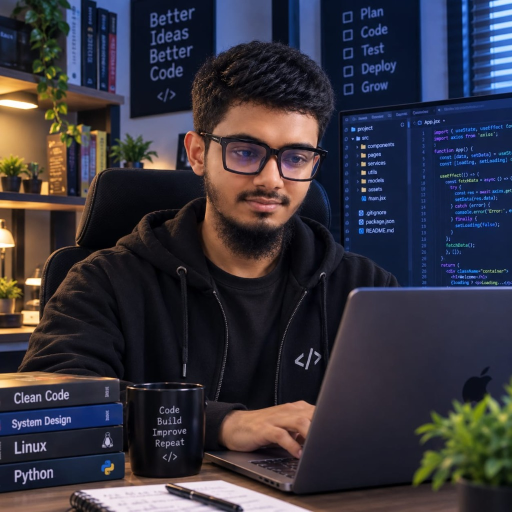
#> input picture assets/jubayer_dev_laptop.jpg, 1024 x 1024 px (shown at 1/2 size)
$ python youtube_thumbnail_maker.py
#> lines starting #> are read from the running program, lines starting #| are printed output that depends on the picture
# -*- coding: utf-8 -*-
"""
=============================================================================
🖼️ YOUTUBE THUMBNAIL MAKER (HIGH-CTR 1280x720 16:9 MASTER EDITION)
=============================================================================
ইউটিউব ডকুমেন্টারি ভিডিওর জন্য উচ্চ-ক্লিক রেট (High-CTR) ১২৮০x৭২০ সাইজের
প্রফেশনাল থাম্বনেইল তৈরি করে।
এতে রয়েছে সাইবার নিয়ন ভিজ্যুয়াল, জুবায়েরের স্টুডিও পোর্ট্রেট, HUD রিং এবং
FFmpeg HarfBuzz ইঞ্জিন দ্বারা ১০০% নির্ভুল বাংলা যুক্তাক্ষর টাইপোগ্রাফি।
=============================================================================
"""

import os
import sys
import subprocess
import math
from pathlib import Path
from PIL import Image, ImageDraw, ImageFilter, ImageEnhance

if sys.platform == "win32":
    try:
        sys.stdout.reconfigure(encoding="utf-8")
        sys.stderr.reconfigure(encoding="utf-8")
    except Exception:
        pass

ROOT_DIR = Path(__file__).resolve().parent.parent
if str(ROOT_DIR) not in sys.path:
    sys.path.insert(0, str(ROOT_DIR))

from src.config import OUTPUT_DIR, TEMP_DIR

FONT_REL_PATH = "assets/fonts/HindSiliguri-Bold.ttf"
PRESENTER_IMG_PATH = ROOT_DIR / "assets" / "jubayer_dev_laptop.jpg"


# [10 lines left out: function extract_video_frame, not called in this run]


def generate_youtube_thumbnail(
    title: str = "কোয়ান্টাম কম্পিউটার: সুপারকম্পিউটারের সমাপ্তি?",
    short_title: str = "কোয়ান্টাম বিপ্লব",
    highlight_tag: str = "⚡ কোটি গুণ দ্রুত গতি!",
    theme: str = "quantum",
    bg_clip_name: str = "quantum_server_room.mp4",
    out_path: Path = None
) -> Path:
#> called with short_title = 'কোয়ান্টাম বিপ্লব', highlight_tag = '⚡ কোটি গুণ দ্রুত গতি!', theme = 'quantum', bg_clip_name = 'quantum_server_room.mp4'
    TEMP_DIR.mkdir(parents=True, exist_ok=True)
    OUTPUT_DIR.mkdir(parents=True, exist_ok=True)

    if out_path is None:
        out_path = OUTPUT_DIR / "youtube_thumbnail.jpg"

    width, height = 1280, 720

    bg_clip_file = ROOT_DIR / "assets" / "tech_clips" / bg_clip_name
    extracted_bg = TEMP_DIR / "yt_thumb_extracted_bg.png"

    if bg_clip_file.exists():
        try:
            extract_video_frame(bg_clip_file, extracted_bg, time_sec=1.5)
            bg_img = Image.open(extracted_bg).convert("RGBA")
            bg_img = bg_img.filter(ImageFilter.GaussianBlur(radius=2.5))
            enhancer = ImageEnhance.Brightness(bg_img)
            bg_img = enhancer.enhance(0.45)
        except Exception:
            bg_img = Image.new("RGBA", (width, height), (4, 7, 18, 255))
    else:
        bg_img = Image.new("RGBA", (width, height), (4, 7, 18, 255))
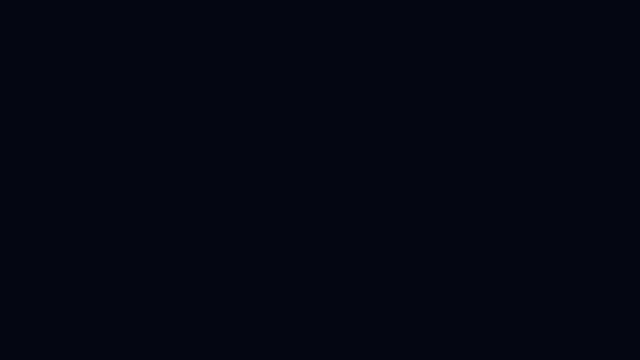
#> bg_img: PIL image 1280x720 RGBA (shown at 1/2 size); mean R, G, B, A 4, 7, 18, 255

    glow = Image.new("RGBA", (width, height), (0, 0, 0, 0))
#> glow: PIL image 1280x720 RGBA; every value is 0
    g_draw = ImageDraw.Draw(glow)

    for x in range(0, 800):
        alpha = int(220 * (1 - (x / 800) ** 1.5))
        g_draw.line([(x, 0), (x, height)], fill=(4, 6, 16, alpha), width=1)

    for r in range(400, 0, -15):
        alpha = int(60 * (1 - r / 400))
        g_draw.ellipse([(150 - r, 100 - r), (150 + r, 100 + r)], fill=(0, 240, 255, alpha))

    for r in range(450, 0, -15):
        alpha = int(70 * (1 - r / 450))
        g_draw.ellipse([(1050 - r, 550 - r), (1050 + r, 550 + r)], fill=(255, 0, 110, alpha))

    for r in range(350, 0, -12):
        alpha = int(50 * (1 - r / 350))
        g_draw.ellipse([(1000 - r, 360 - r), (1000 + r, 360 + r)], fill=(120, 40, 240, alpha))

    canvas = Image.alpha_composite(bg_img, glow)
    draw = ImageDraw.Draw(canvas)

    for x in range(40, width - 40, 60):
        for y in range(40, height - 40, 60):
            draw.ellipse([(x - 1, y - 1), (x + 1, y + 1)], fill=(255, 255, 255, 20))

    draw.line([(40, 40), (750, 40)], fill=(0, 240, 255, 120), width=2)
    draw.line([(40, 43), (250, 43)], fill=(255, 0, 110, 200), width=2)

    bracket_len = 30
    for bx, by, dx, dy in [(30, 30, 1, 1), (width - 30, 30, -1, 1), (30, height - 30, 1, -1), (width - 30, height - 30, -1, -1)]:
        draw.line([(bx, by), (bx + dx * bracket_len, by)], fill=(0, 240, 255, 220), width=3)
        draw.line([(bx, by), (bx, by + dy * bracket_len)], fill=(0, 240, 255, 220), width=3)

    if PRESENTER_IMG_PATH.exists():
        p_img = Image.open(PRESENTER_IMG_PATH).convert("RGBA")
        dia = 460
        mask = Image.new("L", (dia, dia), 0)
#> mask: PIL image 460x460 L; every value is 0
        m_draw = ImageDraw.Draw(mask)
        m_draw.ellipse([(0, 0), (dia, dia)], fill=255)

        p_resized = p_img.resize((dia, dia), Image.Resampling.LANCZOS)
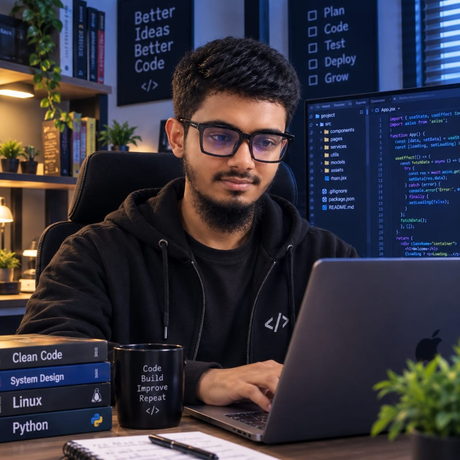
#> p_resized: PIL image 460x460 RGBA; mean R, G, B, A 53.5, 51.6, 62.1, 255
        p_crop = Image.new("RGBA", (dia, dia), (0, 0, 0, 0))
#> p_crop: PIL image 460x460 RGBA; every value is 0
        p_crop.paste(p_resized, (0, 0), mask)
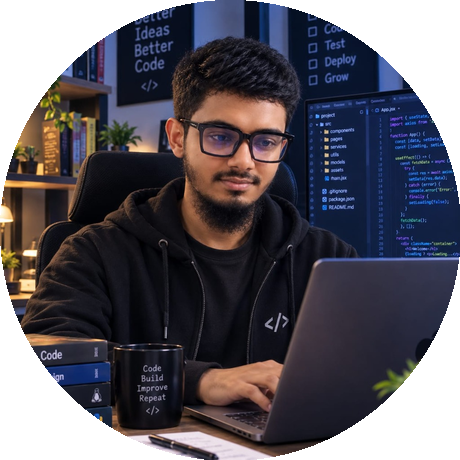
#> p_crop: PIL image 460x460 RGBA; mean R, G, B, A 39.7, 36.7, 45.1, 201; transparent parts drawn white

        px = width - dia - 60
        py = (height - dia) // 2
        canvas.paste(p_crop, (px, py), p_crop)
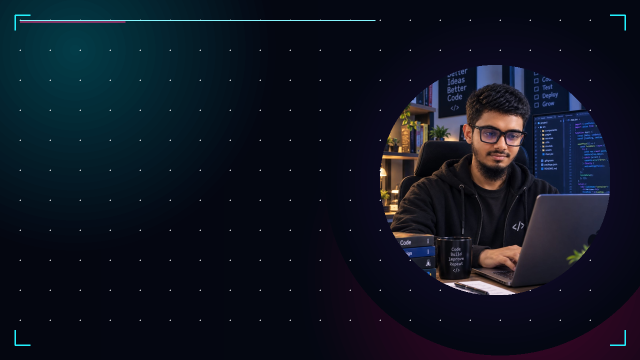
#> canvas: PIL image 1280x720 RGBA (shown at 1/2 size); mean R, G, B, A 14.4, 20.4, 32.9, 254.5; transparent parts drawn white

        cx = px + dia // 2
        cy = py + dia // 2
        r_outer = dia // 2 + 8
        draw.ellipse([(cx - r_outer, cy - r_outer), (cx + r_outer, cy + r_outer)], outline=(0, 240, 255, 230), width=3)

        r_glow = dia // 2 + 14
        draw.ellipse([(cx - r_glow, cy - r_glow), (cx + r_glow, cy + r_glow)], outline=(255, 0, 110, 150), width=2)

        for deg in range(0, 360, 20):
            rad = math.radians(deg)
            x1 = cx + int((r_outer + 4) * math.cos(rad))
            y1 = cy + int((r_outer + 4) * math.sin(rad))
            x2 = cx + int((r_outer + 12) * math.cos(rad))
            y2 = cy + int((r_outer + 12) * math.sin(rad))
            draw.line([(x1, y1), (x2, y2)], fill=(0, 240, 255, 180), width=2)

        b_w, b_h = 280, 48
        b_x = cx - b_w // 2
        b_y = py + dia - 24
        draw.rounded_rectangle([(b_x, b_y), (b_x + b_w, b_y + b_h)], radius=12, fill=(8, 14, 30, 245), outline=(0, 240, 255, 220), width=2)

    draw.rounded_rectangle([(50, 60), (380, 105)], radius=10, fill=(15, 23, 42, 230), outline=(255, 0, 110, 220), width=2)
    draw.ellipse([(66, 75), (80, 89)], fill=(255, 0, 110, 255))

    draw.rounded_rectangle([(50, 450), (640, 525)], radius=14, fill=(255, 183, 3, 235), outline=(255, 240, 150, 255), width=2)

    draw.rounded_rectangle([(50, 630), (190, 675)], radius=8, fill=(10, 25, 47, 230), outline=(0, 240, 255, 160), width=2)
    draw.rounded_rectangle([(210, 630), (420, 675)], radius=8, fill=(20, 10, 35, 230), outline=(255, 0, 110, 160), width=2)
    draw.rounded_rectangle([(440, 630), (660, 675)], radius=8, fill=(10, 30, 20, 230), outline=(0, 230, 150, 160), width=2)

    temp_base = TEMP_DIR / "yt_thumb_base.png"
    canvas.convert("RGB").save(temp_base, format="PNG")
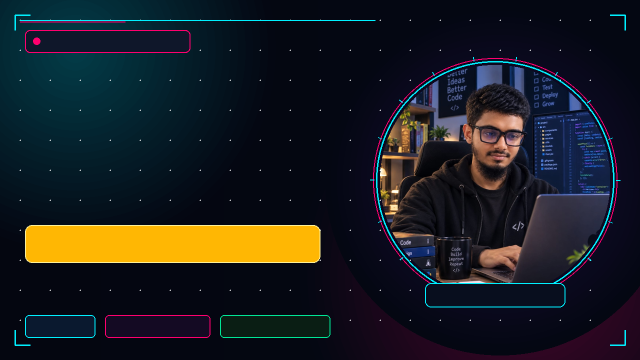
#> saved as yt_thumb_base.png: PIL image 1280x720 RGB (shown at 1/2 size); mean R, G, B 27.8, 30.4, 34.3
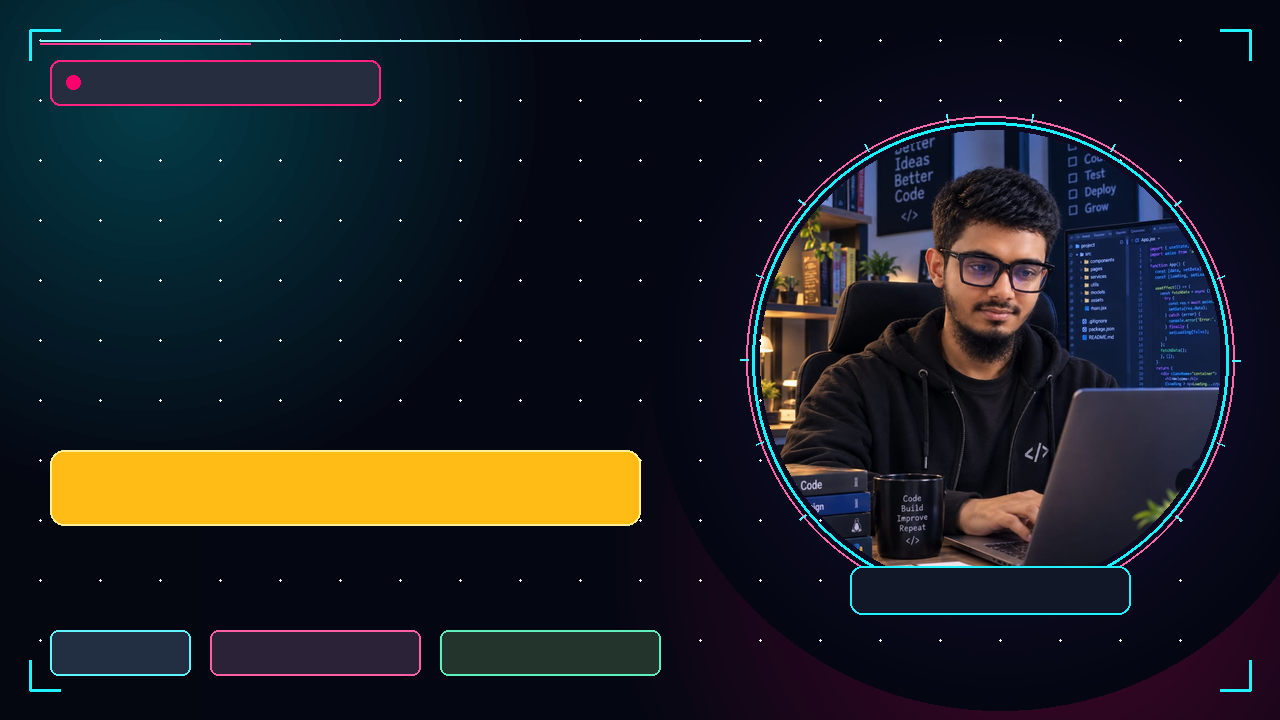
#> canvas: PIL image 1280x720 RGBA; mean R, G, B, A 27.8, 30.4, 34.3, 251.8; transparent parts drawn white

    filters = []

    f_cat = TEMP_DIR / "yt_txt_cat.txt"
    with open(f_cat, "w", encoding="utf-8") as f:
        f.write("TECH DOCUMENTARY 2026")
    filters.append(f"drawtext=fontfile='{FONT_REL_PATH}':textfile='temp/yt_txt_cat.txt':fontsize=20:fontcolor=#FFFFFF:x=95:y=72")

    f_wm = TEMP_DIR / "yt_txt_wm.txt"
    with open(f_wm, "w", encoding="utf-8") as f:
        f.write("</> JUBAYER.DEV | EXCLUSIVE")
    filters.append(f"drawtext=fontfile='{FONT_REL_PATH}':textfile='temp/yt_txt_wm.txt':fontsize=20:fontcolor=#00E5FF:x=940:y=45")

    f_name = TEMP_DIR / "yt_txt_name.txt"
    with open(f_name, "w", encoding="utf-8") as f:
        f.write("JUBAYER // DEV & AI SPECIALIST")
    filters.append(f"drawtext=fontfile='{FONT_REL_PATH}':textfile='temp/yt_txt_name.txt':fontsize=16:fontcolor=#38BDF8:x=875:y=594")

    f_title1 = TEMP_DIR / "yt_txt_title1.txt"
    with open(f_title1, "w", encoding="utf-8") as f:
        f.write(short_title)
    filters.append(f"drawtext=fontfile='{FONT_REL_PATH}':textfile='temp/yt_txt_title1.txt':fontsize=70:fontcolor=#000000:x=56:y=156")
    filters.append(f"drawtext=fontfile='{FONT_REL_PATH}':textfile='temp/yt_txt_title1.txt':fontsize=70:fontcolor=#FDE047:x=50:y=150")

    sub_title = "সুপারকম্পিউটারের শেষ দিন?" if "সুপারকম্পিউটার" in title else "মানব সভ্যতার সবচেয়ে বড় বিপ্লব"
    f_title2 = TEMP_DIR / "yt_txt_title2.txt"
    with open(f_title2, "w", encoding="utf-8") as f:
        f.write(sub_title)
    filters.append(f"drawtext=fontfile='{FONT_REL_PATH}':textfile='temp/yt_txt_title2.txt':fontsize=48:fontcolor=#000000:x=54:y=274")
    filters.append(f"drawtext=fontfile='{FONT_REL_PATH}':textfile='temp/yt_txt_title2.txt':fontsize=48:fontcolor=#FFFFFF:x=50:y=270")

    third_line = "দশ হাজার বছরের কাজ মাত্র ৩ মিনিটে!"
    f_title3 = TEMP_DIR / "yt_txt_title3.txt"
    with open(f_title3, "w", encoding="utf-8") as f:
        f.write(third_line)
    filters.append(f"drawtext=fontfile='{FONT_REL_PATH}':textfile='temp/yt_txt_title3.txt':fontsize=36:fontcolor=#00E5FF:x=50:y=360")

    clean_high = highlight_tag.replace("⚡", "").replace("🔥", "").replace("🚀", "").strip()
    f_high = TEMP_DIR / "yt_txt_high.txt"
    with open(f_high, "w", encoding="utf-8") as f:
        f.write(">> " + clean_high)
    filters.append(f"drawtext=fontfile='{FONT_REL_PATH}':textfile='temp/yt_txt_high.txt':fontsize=34:fontcolor=#000000:x=75:y=468")

    with open(TEMP_DIR / "yt_txt_b1.txt", "w", encoding="utf-8") as f:
        f.write("4K UHD")
    filters.append(f"drawtext=fontfile='{FONT_REL_PATH}':textfile='temp/yt_txt_b1.txt':fontsize=22:fontcolor=#00E5FF:x=78:y=642")

    with open(TEMP_DIR / "yt_txt_b2.txt", "w", encoding="utf-8") as f:
        f.write("DEEP DIVE EXCLUSIVE")
    filters.append(f"drawtext=fontfile='{FONT_REL_PATH}':textfile='temp/yt_txt_b2.txt':fontsize=20:fontcolor=#F43F5E:x=225:y=643")

    with open(TEMP_DIR / "yt_txt_b3.txt", "w", encoding="utf-8") as f:
        f.write("FULL EXPLANATION")
    filters.append(f"drawtext=fontfile='{FONT_REL_PATH}':textfile='temp/yt_txt_b3.txt':fontsize=20:fontcolor=#10B981:x=455:y=643")

    filter_chain = ",".join(filters)

    cmd = [
        "ffmpeg", "-y",
        "-i", str(temp_base),
        "-vf", filter_chain,
        "-frames:v", "1",
        "-q:v", "2",
        str(out_path)
    ]

    subprocess.run(cmd, stdout=subprocess.DEVNULL, stderr=subprocess.DEVNULL, check=True)
#> (this line was passed over: subprocess is not available in this run)
    print(f"[ThumbnailMaker] সফলভাবে ১২৮০x৭২০ থাম্বনেইল তৈরি হয়েছে: {out_path}")
    return out_path


if __name__ == "__main__":
    print("=" * 60)
    print("🖼️ [TEST] ইউটিউব হাই-সিটিআর থাম্বনেইল জেনারেটর")
    print("=" * 60)
    res = generate_youtube_thumbnail()
    print(f"✅ থাম্বনেইল প্রস্তুত: {res} ({res.stat().st_size / 1024:.1f} KB)")

$ run again, with assets/jubayer_dev_thinking.jpg copied over assets/jubayer_dev_laptop.jpg
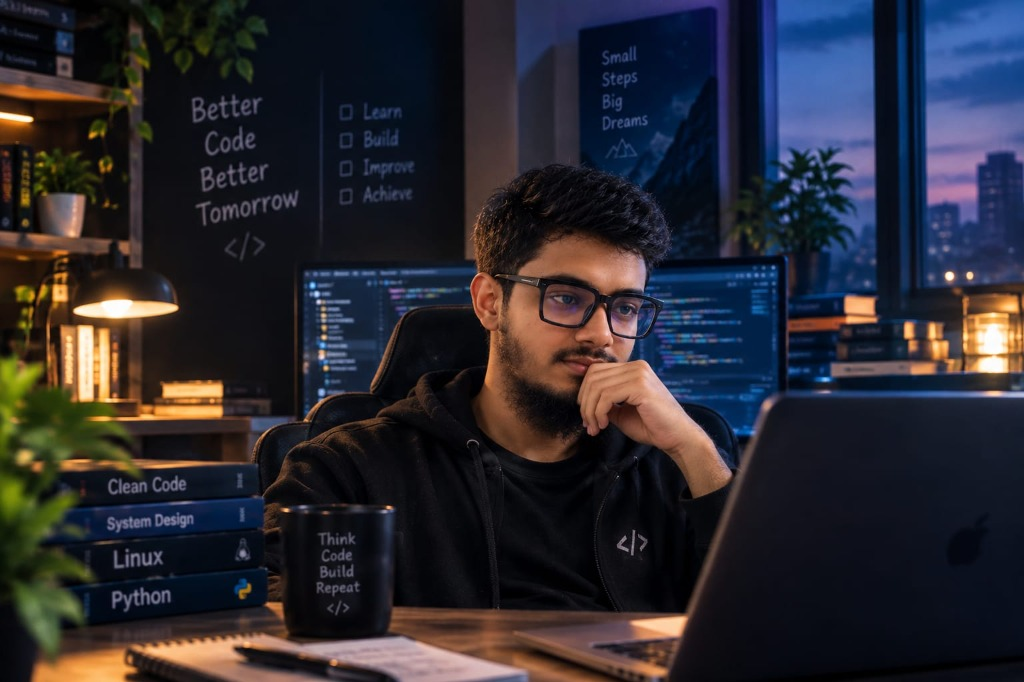
#> input picture assets/jubayer_dev_thinking.jpg, 1024 x 682 px
#> glow: PIL image 1280x720 RGBA; every value is 0
#> mask: PIL image 460x460 L; every value is 0
#> in generate_youtube_thumbnail, `p_crop.paste(p_resized, (0, 0), mask)`:
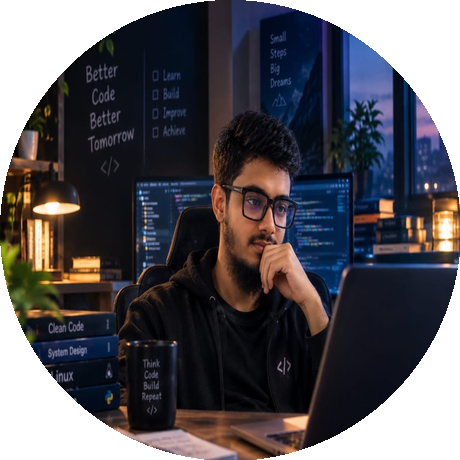
#> p_crop: PIL image 460x460 RGBA; mean R, G, B, A 33.8, 31.6, 37.1, 201; transparent parts drawn white
#> in generate_youtube_thumbnail, `canvas.convert("RGB").save(temp_base, format="PNG")`:
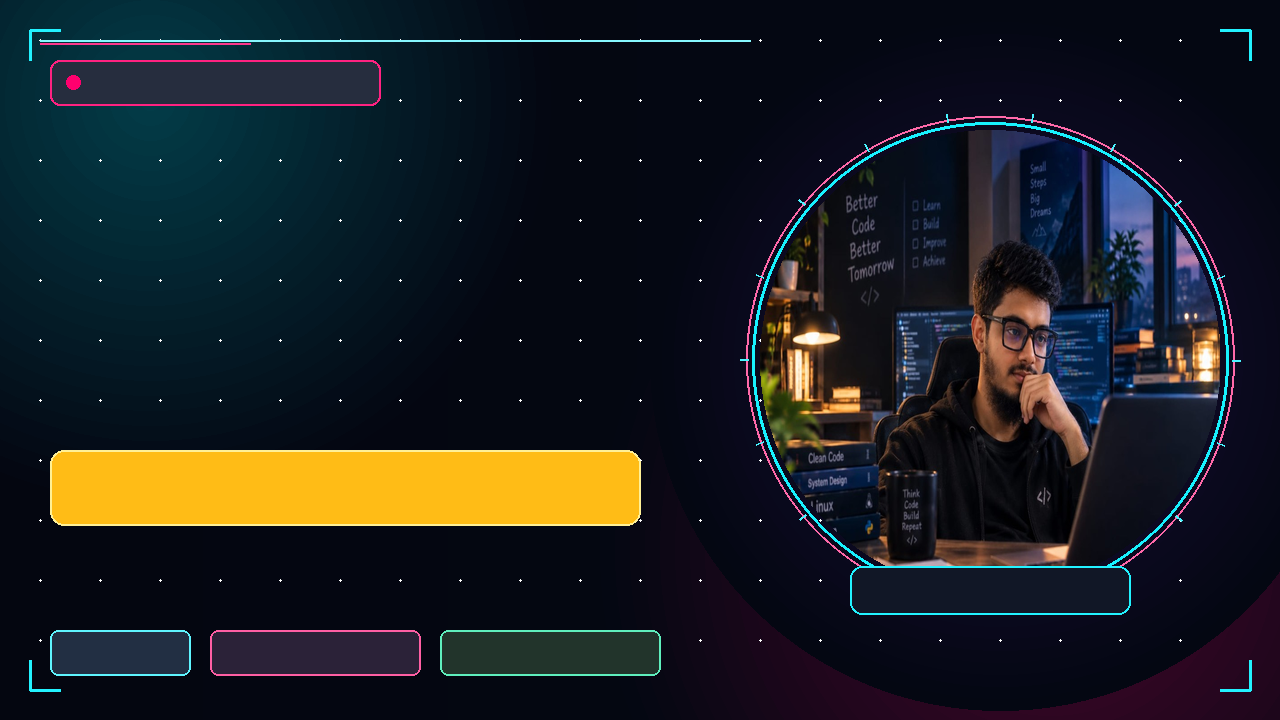
#> canvas: PIL image 1280x720 RGBA; mean R, G, B, A 26.4, 29.3, 32.6, 251.8; transparent parts drawn white
